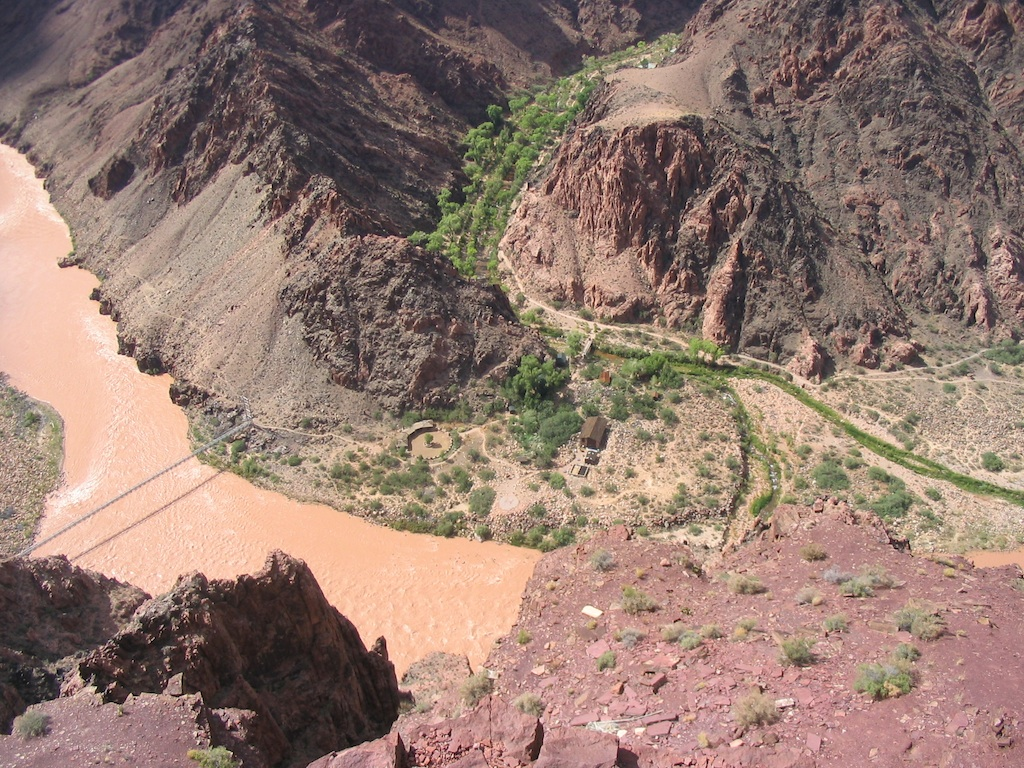
%> input picture Lab2/river1.jpg, 1024 x 768 px
$ octave Exercise2_3.m   (GNU Octave 9; MATLAB toolbox functions it lacks are replaced by stand-ins)
%> lines starting %> are read from the running program, lines starting %| are printed output that depends on the picture
clear all;  close all;

VLFEATROOT = 'vlfeat-0.9.20';

addpath('MatlabSourceFiles');
% run([VLFEATROOT '\toolbox\vl_setup.m']);
vl_setup()
%> (this line was passed over: vl_setup is not available in this run)

% Load the images (in color and grayscale)
I1rgb = imread('river1.jpg');
%> I1rgb is the input picture: size 768x1024x3 uint8; mean R, G, B 148.2, 123.7, 113.1
I1 = rgb2gray(I1rgb);
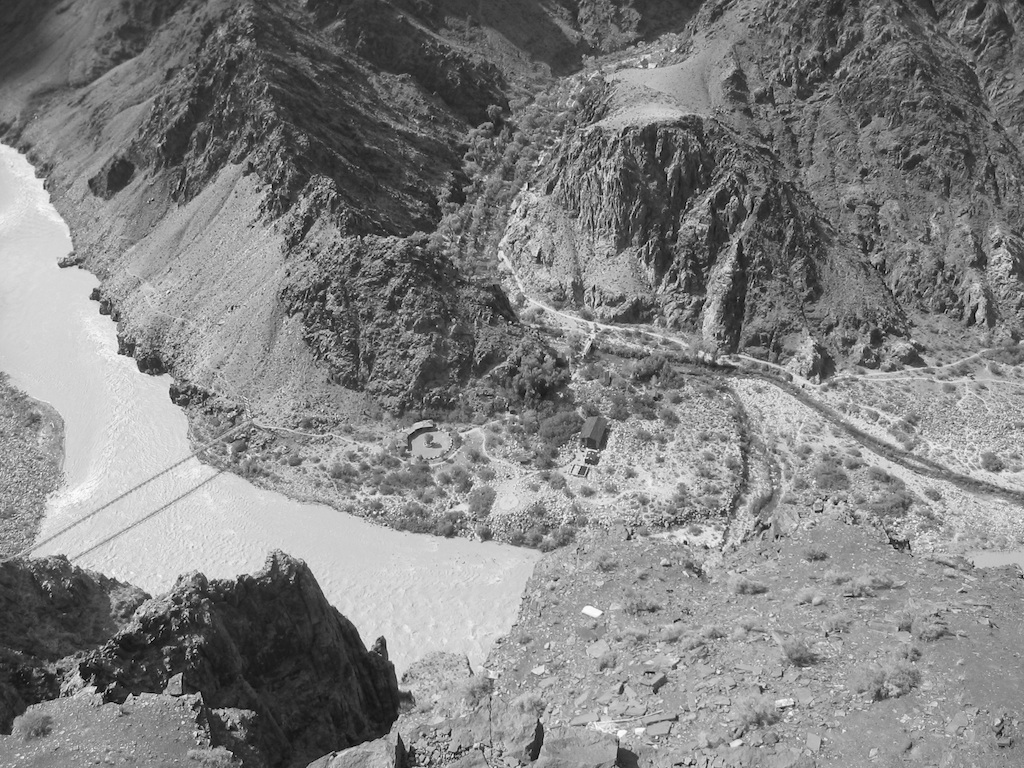
%> I1: size 768x1024 uint8; min 1, max 255, mean 129.8
I2rgb = imread('river2.jpg');
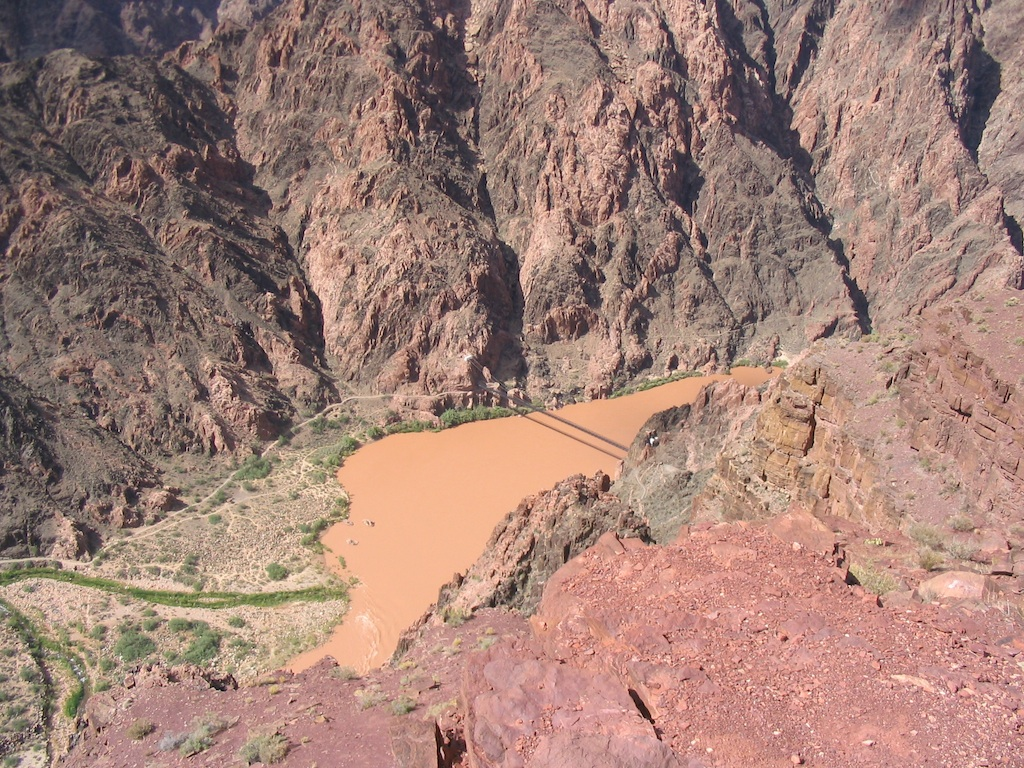
%> input picture Lab2/river2.jpg, 1024 x 768 px
%> I2rgb is the input picture: size 768x1024x3 uint8; mean R, G, B 161.4, 129.4, 118.9
I2 = rgb2gray(I2rgb);
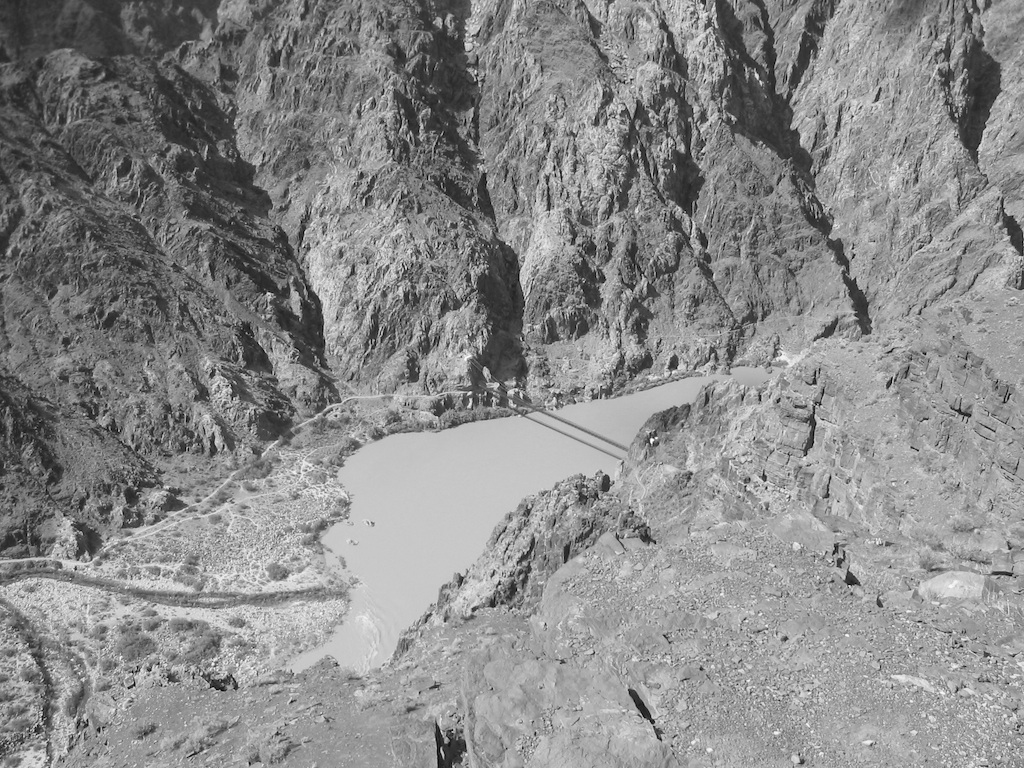
%> I2: size 768x1024 uint8; min 1, max 255, mean 137.8

% Run SIFT on image I
% Each column of F is a feature frame and has the format [X;Y;S;TH], where
% X,Y is the (fractional) center of the frame, S is the scale and TH is the
% orientation (in radians).
% Each column of D is the descriptor of the corresponding frame in F. A
% descriptor is a 128-dimensional vector of class UINT8.
%> (the run ends here)
